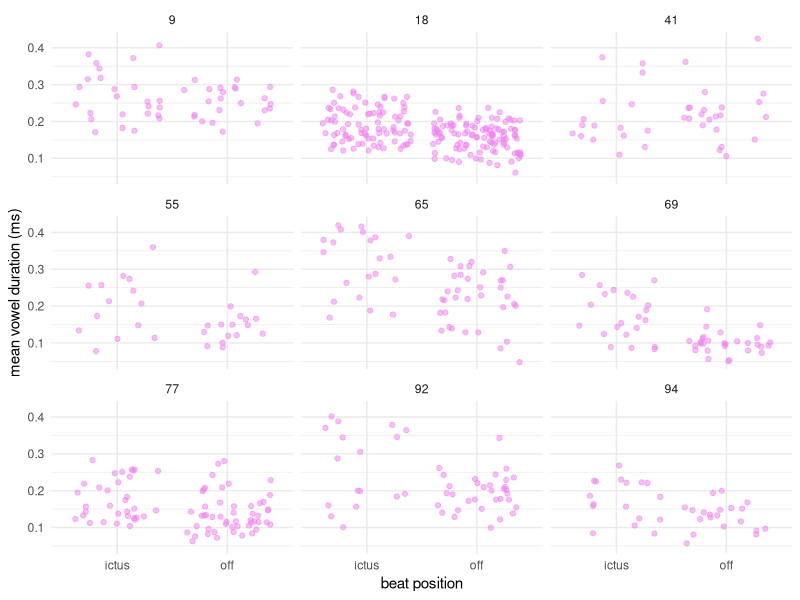
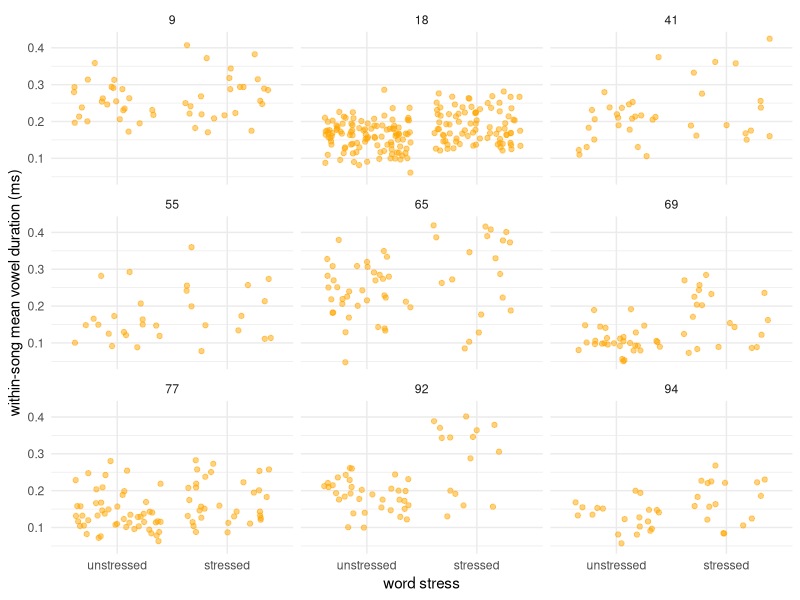
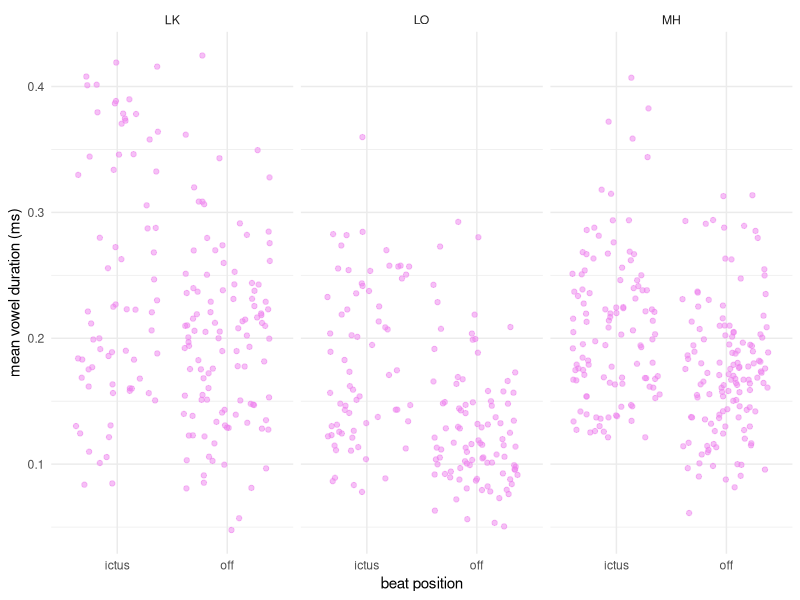
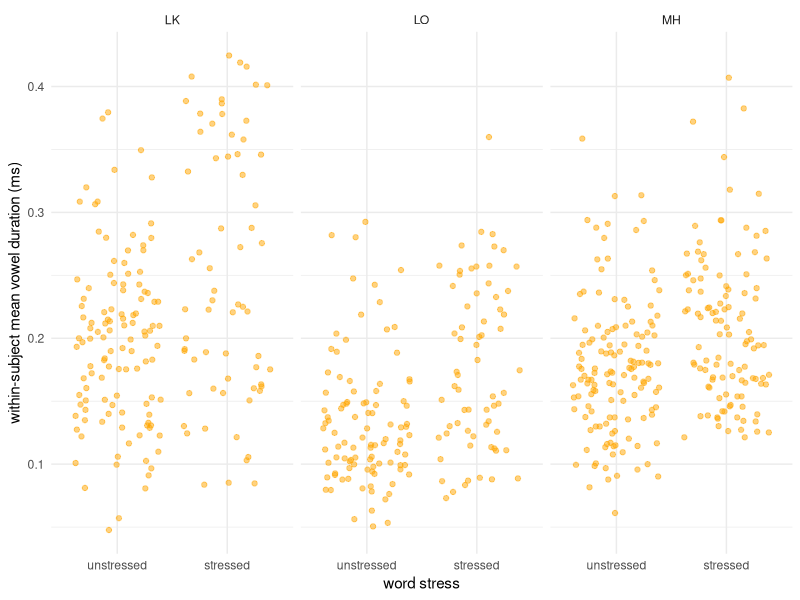
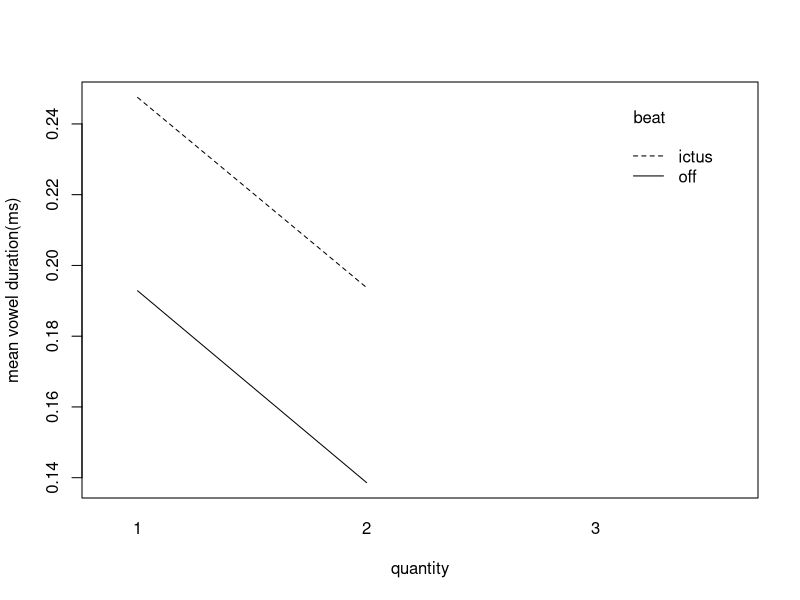
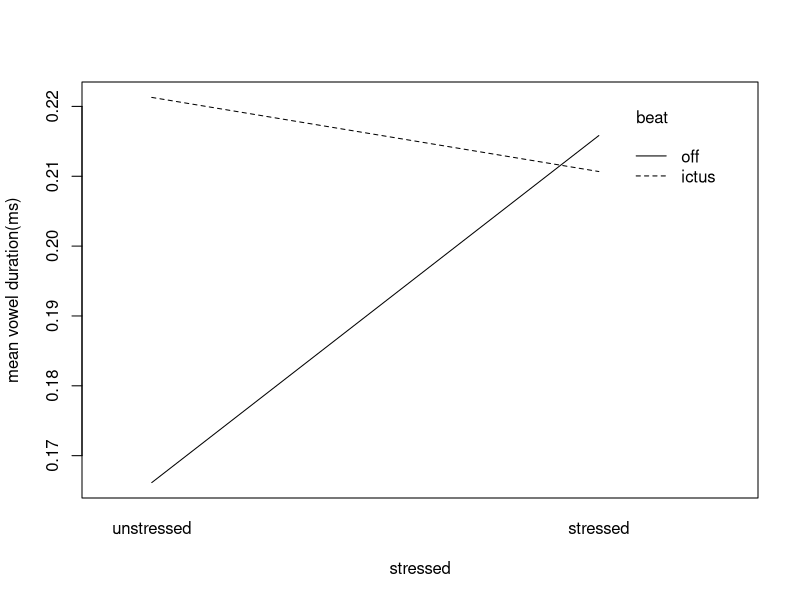
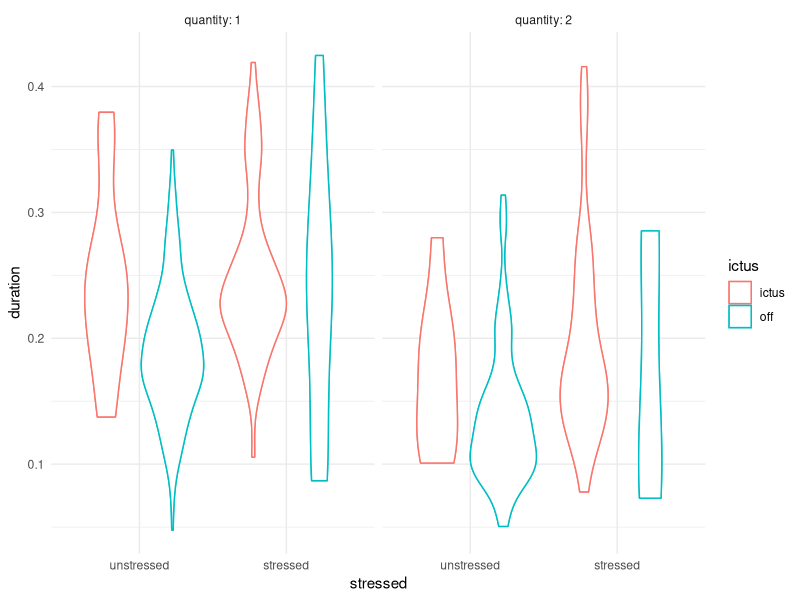
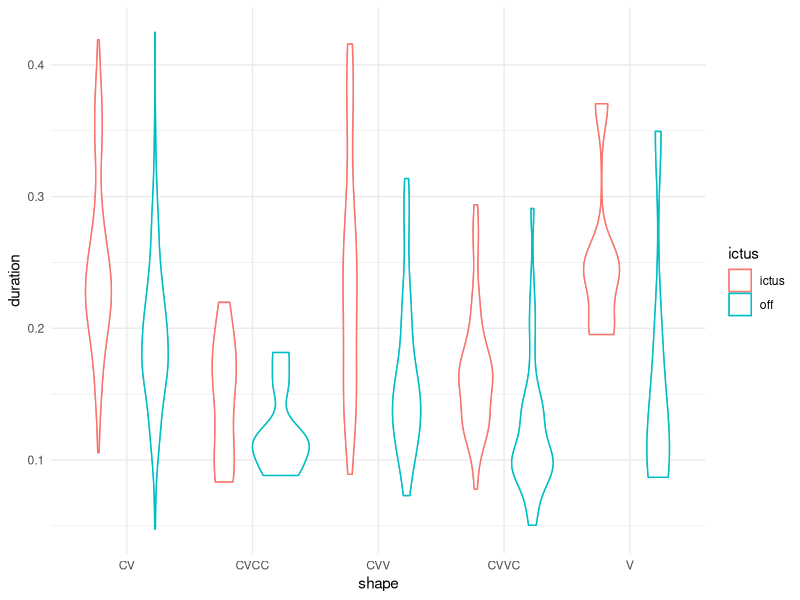

R code for these plots, in order:
## ---- chunk 1
library("lme4")
library("ggplot2")
library("broom")
library("dplyr")
data_df <- read.csv("vowel_master.csv", header= TRUE)


data_df$ictus <- as.factor(data_df$ictus)
data_df$stressed <- as.factor(data_df$stressed)
data_df$stressed <- recode_factor(data_df$stressed, "0" = "unstressed","1" = "stressed")
data_df$quantity <- as.factor(data_df$quantity)
data_df$song <- as.factor(data_df$song)
data_df$word <- as.factor(data_df$word)
#head(data_df)

#to look at vowel duration in song-level and word-level prominence positions, I filter out only syllables of Q1 and Q2, and only those shapes which surface in both stressed and unstressed positions 
strictus_data <- filter(data_df, data_df$quantity!="3" & data_df$shape != "VCC" & data_df$shape != "VVC" & data_df$shape != "VV")

#strictus_data <- filter(strictus_data, nchar(strictus_data$segment)==1)
head(strictus_data)


## ---- chunk 2
ggplot(strictus_data,aes(ictus,duration)) + 
  geom_jitter(color = "violet", alpha = 0.5) +
  facet_wrap("song") +
  labs(x = "beat position", y = "mean vowel duration (ms)") + 
  theme_minimal()
ggsave("song_icK_dur.png")
  
ggplot(strictus_data,aes(stressed,duration)) + 
  geom_jitter(color = "orange", alpha = 0.5) +
  facet_wrap("song") + 
  labs(x = "word stress", y = "within-song mean vowel duration (ms)") + 
  theme_minimal()
ggsave("song_str_dur.png")

ggplot(strictus_data,aes(ictus,duration)) + 
  geom_jitter(color = "violet", alpha = 0.5) +
  facet_wrap("performer") + 
  labs(x = "beat position", y = "mean vowel duration (ms)") + 
  theme_minimal()
ggsave("perf_ick_dur.png")
ggplot(strictus_data,aes(stressed,duration)) + 
  geom_jitter(color = "orange", alpha = 0.5) +
  facet_wrap("performer") + 
  labs(x = "word stress", y = "within-subject mean vowel duration (ms)") + 
  theme_minimal()
ggsave("perf_str_dur.png")
## ---- chunk 3
interaction.plot(strictus_data$quantity,strictus_data$ictus,strictus_data$duration,xlab="quantity",ylab="mean vowel duration(ms)",trace.label = "beat")
## ---- chunk 4
interaction.plot(strictus_data$stressed,strictus_data$ictus,strictus_data$duration,xlab="stressed",ylab="mean vowel duration(ms)",trace.label = "beat")
## ---- chunk 5
ggplot(strictus_data,aes(x=stressed ,y=duration,color = ictus)) + 
  geom_violin() + stat_ydensity() + theme_minimal() +
  labs( xlab = "word stress" ,ylab = "vowel duration (ms)") + 
  facet_wrap("quantity", labeller = label_both)
  
ggsave("dur_density_qfac.png")


## ---- chunk 6
ggplot(strictus_data,aes(x=shape,y=duration, color = ictus)) +
geom_violin() + stat_ydensity() + theme_minimal() +
labs( xlab = "syllable shape" ,ylab = "vowel duration (ms)") 

ggsave("dur_shapeictus.png")
## ---- chunk 7
ggplot(strictus_data,aes(x=shape,y=duration, color = stressed)) +
geom_violin() + stat_ydensity() + theme_minimal() +
labs( xlab = "syllable shape" ,ylab = "vowel duration (ms)") 

ggsave("dur_shapestress.png")
## ---- chunk 8
lindesignmod <- lmer(duration ~ ictus + stressed + ictus*stressed + quantity+  (1|song) + (1|performer), data = strictus_data, REML = FALSE)
summary(lindesignmod)
## ---- chunk 9
plot(lindesignmod)
## ---- chunk 10
linperfmod <- lmer(duration ~ ictus + stressed + ictus*stressed  + quantity + (1|performer), data = strictus_data,REML = FALSE)
summary(linperfmod)
## ---- chunk 11
linsongmod <- lmer(duration ~ ictus + stressed + ictus*stressed + quantity + (1|song), data = strictus_data,REML = FALSE)
summary(linsongmod)
## ---- chunk 12
linnullIntmod <- lmer(duration ~ (1|song) + (1|performer), data = strictus_data, REML = FALSE)
n1 <- summary(linnullIntmod)
print(n1)
## ---- chunk 13
compp <- anova(lindesignmod,linsongmod)
print(compp)
## ---- chunk 14
comps <- anova(lindesignmod,linperfmod)
print(comps)
## ---- chunk 15
comp2 <- anova(lindesignmod,linnullIntmod)
print(comp2)
## ---- chunk 16
comp3 <- anova(linsongmod,linnullIntmod)
print(comp3)
## ---- chunk 17

ggplot(strictus_data,aes(ictus,euclid)) + 
  geom_jitter(color = "violet", alpha = 0.5) +
  facet_wrap("song") +
  labs(x = "beat position", y = "vowel dispersion") + 
  theme_minimal()
ggplot(strictus_data,aes(stressed,euclid)) + 
  geom_jitter(color = "orange", alpha = 0.5) +
  facet_wrap("song") +
  labs(x = "word stress", y = "vowel dispersion") + 
  theme_minimal()
ggplot(strictus_data,aes(ictus,euclid)) + 
  geom_jitter(color = "violet", alpha = 0.5) +
  facet_wrap("performer") +
  labs(x = "beat position", y = "vowel dispersion") + 
  theme_minimal()
ggplot(strictus_data,aes(stressed,euclid)) + 
  geom_jitter(color = "orange", alpha = 0.5) +
  facet_wrap("performer") +
  labs(x = "word stress", y = "vowel dispersion") + 
  theme_minimal()
  

## ---- chunk 18
ggplot(strictus_data,aes(x=ictus ,y=euclid,color = ictus)) + 
  geom_violin() + stat_ydensity() + theme_minimal() +
  labs( xlab = "beat" ,ylab = "euclidean distance") 
  #facet_wrap("quantity", labeller = label_both)
## ---- chunk 19
interaction.plot(strictus_data$stressed,strictus_data$ictus,strictus_data$euclid,xlab="word stress",ylab="vowel dispersion",trace.label = "beat")
## ---- chunk 20
interaction.plot(strictus_data$quantity,strictus_data$ictus,strictus_data$euclid,xlab="syllable quantity",ylab="vowel dispersion",trace.label = "beat")
## ---- chunk 21
ggplot(strictus_data,aes(x=stressed ,y=euclid)) + 
  geom_violin() + stat_ydensity() + theme_minimal() +
  labs( xlab = "word stress" ,ylab = "euclidean distance") 
## ---- chunk 22
ggplot(strictus_data,aes(x=quantity ,y=euclid)) + 
  geom_violin() + stat_ydensity() + theme_minimal() +
  labs( xlab = "syllable quantity" ,ylab = "euclidean distance") 
